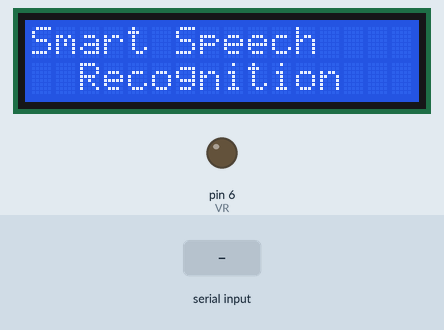
The sketch below on a simulated Arduino Uno, built with avr-gcc and run on an emulated ATmega328P. On the bench: 16×2 character LCD, output pins drawn as LEDs (lit = HIGH). The inputs (shaded band) are chosen by the test bench.

Above: at 0.1 s.
At 4.3 s:
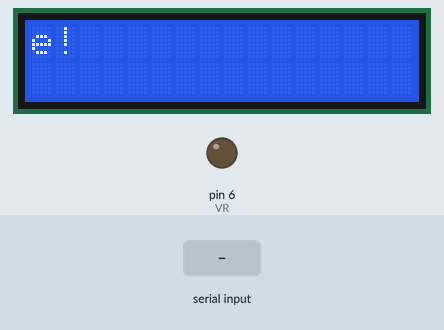
4.4 s: "on" received over Serial
At 7.49 s:
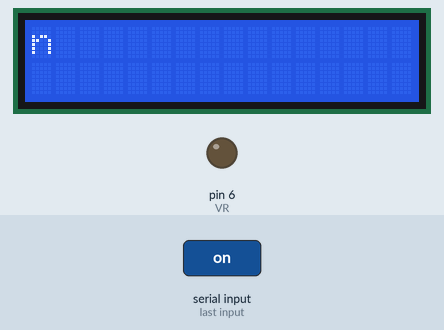
Timing chart, 0 to 9.0 s (numbered marks = the images above; inputs shaded):
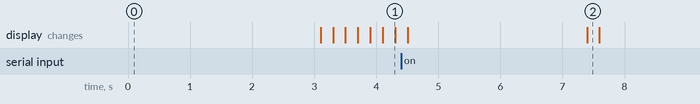

Measured:
- after the input at 4.4 s, the display: first differs from a run without the input after 3.0 s (image 2)

The sketch:

Project_design2.ino
```cpp
#include <LiquidCrystal_I2C.h>

LiquidCrystal_I2C lcd(0x27, 16, 2);
String msg;
int length;
int VR = 6;
int LED = 7;
char c;

void LedOn(){
  digitalWrite (LED, HIGH);
  delay(100);
  digitalWrite (LED,LOW);
  delay(100);
}
void  VrOn(){
  digitalWrite (VR, HIGH);
  delay(5000);
  digitalWrite (VR, LOW);
}
void setup() {
  // put your setup code here, to run once:
  Serial.begin(9600);
  pinMode(VR, OUTPUT);
  lcd.init();
  lcd.backlight();
  lcd.setCursor(0, 0);
  lcd.print("Smart Speech");
  lcd.setCursor(0, 1);
  lcd.print("  Recognition  ");
  delay(3000);
  lcd.clear();
  lcd.print("Welcome!");
}

void loop() {
  // put your main code here, to run repeatedly:
  while(Serial.available()){
    delay(10);
    char c = Serial.read();
    if(c =='#')
    {break;}
    msg+= c;

  }
   if(msg.length() >0) {
     if  (msg == "on" || "alert")
    {
      LedOn();
    }
    else if (msg == "on" )
    {
      VrOn();
    }
    lcd.clear();

    lcd.print(msg);
  }

  msg = "";
 for (int positionCounter = 0; positionCounter < 20; positionCounter++) {
   // scroll one position left:
   lcd.scrollDisplayLeft();
   delay(200);
   // wait a bit:
   }

  // delay at the end of the full loop:
  delay(50);

}
```
